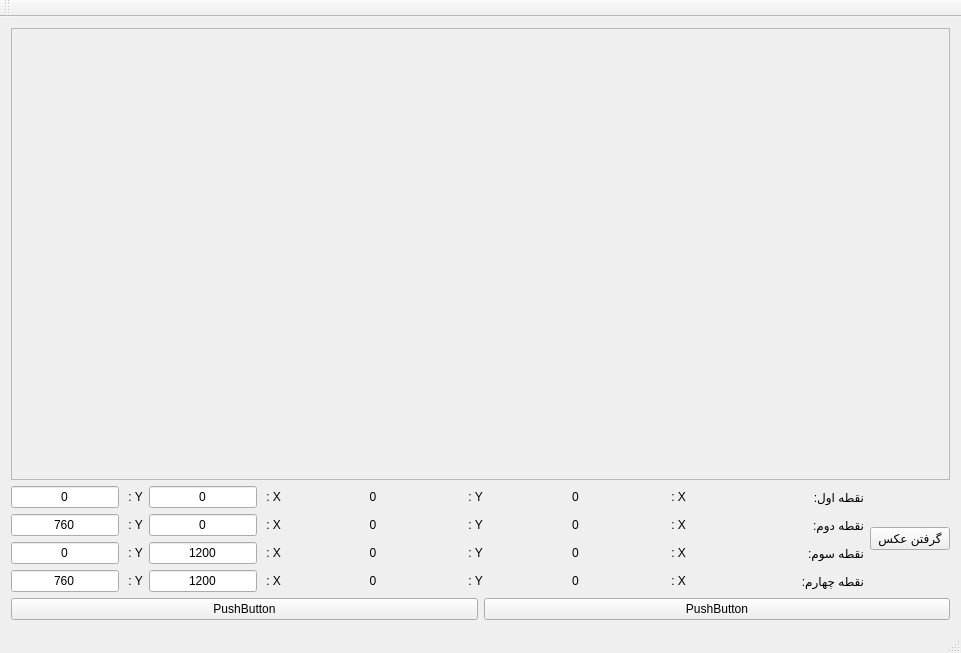
<?xml version="1.0" encoding="UTF-8"?>
<ui version="4.0">
 <class>MainWindow</class>
 <widget class="QMainWindow" name="MainWindow">
  <property name="geometry">
   <rect>
    <x>0</x>
    <y>0</y>
    <width>961</width>
    <height>653</height>
   </rect>
  </property>
  <property name="windowTitle">
   <string>MainWindow</string>
  </property>
  <widget class="QWidget" name="centralWidget">
   <layout class="QGridLayout" name="gridLayout">
    <item row="0" column="0">
     <widget class="QScrollArea" name="scrollArea">
      <property name="widgetResizable">
       <bool>true</bool>
      </property>
      <widget class="QWidget" name="scrollAreaWidgetContents">
       <property name="geometry">
        <rect>
         <x>0</x>
         <y>0</y>
         <width>941</width>
         <height>402</height>
        </rect>
       </property>
       <layout class="QHBoxLayout" name="horizontalLayout">
        <item>
         <widget class="ClickableLabel" name="labelPicture">
          <property name="text">
           <string/>
          </property>
         </widget>
        </item>
       </layout>
      </widget>
     </widget>
    </item>
    <item row="3" column="0" rowspan="2">
     <layout class="QHBoxLayout" name="horizontalLayout_3">
      <item>
       <layout class="QGridLayout" name="gridLayout_2">
        <item row="1" column="1">
         <widget class="QLabel" name="label_7">
          <property name="sizePolicy">
           <sizepolicy hsizetype="Fixed" vsizetype="Ignored">
            <horstretch>0</horstretch>
            <verstretch>0</verstretch>
           </sizepolicy>
          </property>
          <property name="text">
           <string> : Y</string>
          </property>
         </widget>
        </item>
        <item row="2" column="1">
         <widget class="QLabel" name="label_8">
          <property name="text">
           <string> : Y</string>
          </property>
         </widget>
        </item>
        <item row="2" column="4">
         <widget class="QLabel" name="labelP2Y">
          <property name="text">
           <string>0</string>
          </property>
          <property name="alignment">
           <set>Qt::AlignCenter</set>
          </property>
         </widget>
        </item>
        <item row="2" column="6">
         <widget class="QLabel" name="labelP2X">
          <property name="text">
           <string>0</string>
          </property>
          <property name="alignment">
           <set>Qt::AlignCenter</set>
          </property>
         </widget>
        </item>
        <item row="1" column="4">
         <widget class="QLabel" name="labelP1Y">
          <property name="text">
           <string>0</string>
          </property>
          <property name="alignment">
           <set>Qt::AlignCenter</set>
          </property>
         </widget>
        </item>
        <item row="4" column="8">
         <widget class="QLabel" name="label_12">
          <property name="text">
           <string>نقطه چهارم:</string>
          </property>
         </widget>
        </item>
        <item row="1" column="3">
         <widget class="QLabel" name="label_5">
          <property name="sizePolicy">
           <sizepolicy hsizetype="Maximum" vsizetype="Preferred">
            <horstretch>0</horstretch>
            <verstretch>0</verstretch>
           </sizepolicy>
          </property>
          <property name="text">
           <string> : X</string>
          </property>
         </widget>
        </item>
        <item row="2" column="0">
         <widget class="QLineEdit" name="lineEditY2">
          <property name="sizePolicy">
           <sizepolicy hsizetype="Ignored" vsizetype="Preferred">
            <horstretch>0</horstretch>
            <verstretch>0</verstretch>
           </sizepolicy>
          </property>
          <property name="text">
           <string>760</string>
          </property>
          <property name="alignment">
           <set>Qt::AlignCenter</set>
          </property>
         </widget>
        </item>
        <item row="3" column="6">
         <widget class="QLabel" name="labelP3X">
          <property name="text">
           <string>0</string>
          </property>
          <property name="alignment">
           <set>Qt::AlignCenter</set>
          </property>
         </widget>
        </item>
        <item row="1" column="0">
         <widget class="QLineEdit" name="lineEditY1">
          <property name="sizePolicy">
           <sizepolicy hsizetype="Ignored" vsizetype="Maximum">
            <horstretch>0</horstretch>
            <verstretch>0</verstretch>
           </sizepolicy>
          </property>
          <property name="text">
           <string>0</string>
          </property>
          <property name="alignment">
           <set>Qt::AlignCenter</set>
          </property>
         </widget>
        </item>
        <item row="1" column="6">
         <widget class="QLabel" name="labelP1X">
          <property name="text">
           <string>0</string>
          </property>
          <property name="alignment">
           <set>Qt::AlignCenter</set>
          </property>
         </widget>
        </item>
        <item row="2" column="3">
         <widget class="QLabel" name="label_6">
          <property name="sizePolicy">
           <sizepolicy hsizetype="Ignored" vsizetype="Preferred">
            <horstretch>0</horstretch>
            <verstretch>0</verstretch>
           </sizepolicy>
          </property>
          <property name="text">
           <string> : X</string>
          </property>
         </widget>
        </item>
        <item row="1" column="8">
         <widget class="QLabel" name="label_9">
          <property name="text">
           <string>نقطه اول:</string>
          </property>
         </widget>
        </item>
        <item row="1" column="2">
         <widget class="QLineEdit" name="lineEditX1">
          <property name="sizePolicy">
           <sizepolicy hsizetype="Ignored" vsizetype="Fixed">
            <horstretch>0</horstretch>
            <verstretch>0</verstretch>
           </sizepolicy>
          </property>
          <property name="text">
           <string>0</string>
          </property>
          <property name="alignment">
           <set>Qt::AlignCenter</set>
          </property>
          <property name="clearButtonEnabled">
           <bool>false</bool>
          </property>
         </widget>
        </item>
        <item row="3" column="8">
         <widget class="QLabel" name="label_11">
          <property name="text">
           <string>نقطه سوم:</string>
          </property>
         </widget>
        </item>
        <item row="2" column="2">
         <widget class="QLineEdit" name="lineEditX2">
          <property name="sizePolicy">
           <sizepolicy hsizetype="Ignored" vsizetype="Fixed">
            <horstretch>0</horstretch>
            <verstretch>0</verstretch>
           </sizepolicy>
          </property>
          <property name="text">
           <string>0</string>
          </property>
          <property name="alignment">
           <set>Qt::AlignCenter</set>
          </property>
         </widget>
        </item>
        <item row="2" column="8">
         <widget class="QLabel" name="label_10">
          <property name="text">
           <string>نقطه دوم:</string>
          </property>
         </widget>
        </item>
        <item row="3" column="4">
         <widget class="QLabel" name="labelP3Y">
          <property name="text">
           <string>0</string>
          </property>
          <property name="alignment">
           <set>Qt::AlignCenter</set>
          </property>
         </widget>
        </item>
        <item row="4" column="6">
         <widget class="QLabel" name="labelP4X">
          <property name="text">
           <string>0</string>
          </property>
          <property name="alignment">
           <set>Qt::AlignCenter</set>
          </property>
         </widget>
        </item>
        <item row="4" column="4">
         <widget class="QLabel" name="labelP4Y">
          <property name="text">
           <string>0</string>
          </property>
          <property name="alignment">
           <set>Qt::AlignCenter</set>
          </property>
         </widget>
        </item>
        <item row="3" column="3">
         <widget class="QLabel" name="label_17">
          <property name="text">
           <string> : X</string>
          </property>
         </widget>
        </item>
        <item row="4" column="3">
         <widget class="QLabel" name="label_18">
          <property name="text">
           <string> : X</string>
          </property>
         </widget>
        </item>
        <item row="3" column="2">
         <widget class="QLineEdit" name="lineEditX3">
          <property name="sizePolicy">
           <sizepolicy hsizetype="Fixed" vsizetype="Fixed">
            <horstretch>0</horstretch>
            <verstretch>0</verstretch>
           </sizepolicy>
          </property>
          <property name="text">
           <string>1200</string>
          </property>
          <property name="alignment">
           <set>Qt::AlignCenter</set>
          </property>
         </widget>
        </item>
        <item row="3" column="1">
         <widget class="QLabel" name="label_19">
          <property name="text">
           <string> : Y</string>
          </property>
         </widget>
        </item>
        <item row="3" column="0">
         <widget class="QLineEdit" name="lineEditY3">
          <property name="sizePolicy">
           <sizepolicy hsizetype="Fixed" vsizetype="Fixed">
            <horstretch>0</horstretch>
            <verstretch>0</verstretch>
           </sizepolicy>
          </property>
          <property name="text">
           <string>0</string>
          </property>
          <property name="alignment">
           <set>Qt::AlignCenter</set>
          </property>
         </widget>
        </item>
        <item row="4" column="1">
         <widget class="QLabel" name="label_20">
          <property name="text">
           <string> : Y</string>
          </property>
         </widget>
        </item>
        <item row="4" column="2">
         <widget class="QLineEdit" name="lineEditX4">
          <property name="sizePolicy">
           <sizepolicy hsizetype="Fixed" vsizetype="Fixed">
            <horstretch>0</horstretch>
            <verstretch>0</verstretch>
           </sizepolicy>
          </property>
          <property name="text">
           <string>1200</string>
          </property>
          <property name="alignment">
           <set>Qt::AlignCenter</set>
          </property>
         </widget>
        </item>
        <item row="1" column="7">
         <widget class="QLabel" name="label_21">
          <property name="sizePolicy">
           <sizepolicy hsizetype="Fixed" vsizetype="Preferred">
            <horstretch>0</horstretch>
            <verstretch>0</verstretch>
           </sizepolicy>
          </property>
          <property name="text">
           <string> : X</string>
          </property>
         </widget>
        </item>
        <item row="4" column="7">
         <widget class="QLabel" name="label_24">
          <property name="text">
           <string> : X</string>
          </property>
         </widget>
        </item>
        <item row="3" column="7">
         <widget class="QLabel" name="label_23">
          <property name="text">
           <string> : X</string>
          </property>
         </widget>
        </item>
        <item row="2" column="7">
         <widget class="QLabel" name="label_22">
          <property name="text">
           <string> : X</string>
          </property>
         </widget>
        </item>
        <item row="1" column="5">
         <widget class="QLabel" name="label_25">
          <property name="sizePolicy">
           <sizepolicy hsizetype="Fixed" vsizetype="Preferred">
            <horstretch>0</horstretch>
            <verstretch>0</verstretch>
           </sizepolicy>
          </property>
          <property name="text">
           <string> : Y</string>
          </property>
         </widget>
        </item>
        <item row="2" column="5">
         <widget class="QLabel" name="label_26">
          <property name="text">
           <string> : Y</string>
          </property>
         </widget>
        </item>
        <item row="3" column="5">
         <widget class="QLabel" name="label_27">
          <property name="text">
           <string> : Y</string>
          </property>
         </widget>
        </item>
        <item row="4" column="5">
         <widget class="QLabel" name="label_28">
          <property name="text">
           <string> : Y</string>
          </property>
         </widget>
        </item>
        <item row="4" column="0">
         <widget class="QLineEdit" name="lineEditY4">
          <property name="sizePolicy">
           <sizepolicy hsizetype="Fixed" vsizetype="Fixed">
            <horstretch>0</horstretch>
            <verstretch>0</verstretch>
           </sizepolicy>
          </property>
          <property name="text">
           <string>760</string>
          </property>
          <property name="alignment">
           <set>Qt::AlignCenter</set>
          </property>
         </widget>
        </item>
       </layout>
      </item>
      <item>
       <widget class="QPushButton" name="pushButtonGetPicture">
        <property name="sizePolicy">
         <sizepolicy hsizetype="Maximum" vsizetype="Fixed">
          <horstretch>0</horstretch>
          <verstretch>0</verstretch>
         </sizepolicy>
        </property>
        <property name="text">
         <string>گرفتن عکس</string>
        </property>
       </widget>
      </item>
     </layout>
    </item>
    <item row="5" column="0">
     <layout class="QHBoxLayout" name="horizontalLayout_2">
      <property name="sizeConstraint">
       <enum>QLayout::SetNoConstraint</enum>
      </property>
      <property name="leftMargin">
       <number>0</number>
      </property>
      <property name="topMargin">
       <number>0</number>
      </property>
      <item>
       <widget class="QPushButton" name="pushButton_2">
        <property name="text">
         <string>PushButton</string>
        </property>
       </widget>
      </item>
      <item>
       <widget class="QPushButton" name="pushButton">
        <property name="text">
         <string>PushButton</string>
        </property>
       </widget>
      </item>
     </layout>
    </item>
   </layout>
  </widget>
  <widget class="QMenuBar" name="menuBar">
   <property name="geometry">
    <rect>
     <x>0</x>
     <y>0</y>
     <width>961</width>
     <height>25</height>
    </rect>
   </property>
  </widget>
  <widget class="QToolBar" name="mainToolBar">
   <attribute name="toolBarArea">
    <enum>TopToolBarArea</enum>
   </attribute>
   <attribute name="toolBarBreak">
    <bool>false</bool>
   </attribute>
  </widget>
  <widget class="QStatusBar" name="statusBar"/>
 </widget>
 <layoutdefault spacing="6" margin="11"/>
 <customwidgets>
  <customwidget>
   <class>ClickableLabel</class>
   <extends>QLabel</extends>
   <header>clickablelabel.h</header>
  </customwidget>
 </customwidgets>
 <resources/>
 <connections/>
</ui>
